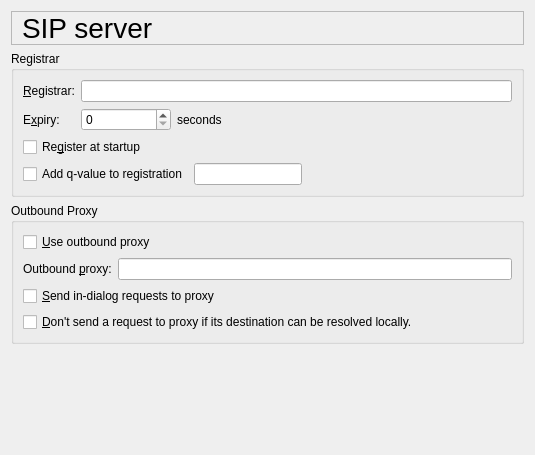
     <widget class="QWidget" name="pageSipServer">
      <layout class="QVBoxLayout">
       <item>
        <widget class="QLabel" name="sipServerTitleTextLabel">
         <property name="font">
          <font>
           <pointsize>21</pointsize>
          </font>
         </property>
         <property name="frameShape">
          <enum>QFrame::StyledPanel</enum>
         </property>
         <property name="text">
          <string>SIP server</string>
         </property>
         <property name="wordWrap">
          <bool>false</bool>
         </property>
         <property name="indent">
          <number>10</number>
         </property>
        </widget>
       </item>
       <item>
        <widget class="QGroupBox" name="registrarGroupBox">
         <property name="title">
          <string>Registrar</string>
         </property>
         <layout class="QGridLayout">
          <item row="0" column="0">
           <widget class="QLabel" name="registrarTextLabel">
            <property name="text">
             <string>&amp;Registrar:</string>
            </property>
            <property name="wordWrap">
             <bool>false</bool>
            </property>
            <property name="buddy">
             <cstring>registrarLineEdit</cstring>
            </property>
           </widget>
          </item>
          <item row="0" column="1">
           <widget class="QLineEdit" name="registrarLineEdit">
            <property name="whatsThis">
             <string>The hostname, domain name or IP address of your registrar. If you use an outbound proxy that is the same as your registrar, then you may leave this field empty and only fill in the address of the outbound proxy.</string>
            </property>
           </widget>
          </item>
          <item row="1" column="0">
           <widget class="QLabel" name="expiryTextLabel">
            <property name="text">
             <string>E&amp;xpiry:</string>
            </property>
            <property name="wordWrap">
             <bool>false</bool>
            </property>
            <property name="buddy">
             <cstring>expirySpinBox</cstring>
            </property>
           </widget>
          </item>
          <item row="1" column="1">
           <layout class="QHBoxLayout">
            <item>
             <widget class="QSpinBox" name="expirySpinBox">
              <property name="minimumSize">
               <size>
                <width>90</width>
                <height>0</height>
               </size>
              </property>
              <property name="whatsThis">
               <string>The registration expiry time that Twinkle will request.</string>
              </property>
              <property name="maximum">
               <number>999999</number>
              </property>
              <property name="singleStep">
               <number>100</number>
              </property>
             </widget>
            </item>
            <item>
             <widget class="QLabel" name="secondsTextLabel">
              <property name="text">
               <string>seconds</string>
              </property>
              <property name="wordWrap">
               <bool>false</bool>
              </property>
             </widget>
            </item>
            <item>
             <spacer name="spacer1">
              <property name="orientation">
               <enum>Qt::Horizontal</enum>
              </property>
              <property name="sizeType">
               <enum>QSizePolicy::Expanding</enum>
              </property>
              <property name="sizeHint" stdset="0">
               <size>
                <width>260</width>
                <height>20</height>
               </size>
              </property>
             </spacer>
            </item>
           </layout>
          </item>
          <item row="2" column="0" colspan="2">
           <widget class="QCheckBox" name="regAtStartupCheckBox">
            <property name="whatsThis">
             <string>Indicates if Twinkle should automatically register when you run this user profile. You should disable this when you want to do direct IP phone to IP phone communication without a SIP proxy.</string>
            </property>
            <property name="text">
             <string>Re&amp;gister at startup</string>
            </property>
            <property name="shortcut">
             <string>Alt+G</string>
            </property>
           </widget>
          </item>
          <item row="3" column="0" colspan="2">
           <layout class="QHBoxLayout">
            <item>
             <widget class="QCheckBox" name="regAddQvalueCheckBox">
              <property name="whatsThis">
               <string>The q-value indicates the priority of your registered device. If besides Twinkle you register other SIP devices for this account, then the network may use these values to determine which device to try first when delivering a call.</string>
              </property>
              <property name="text">
               <string>Add q-value to registration</string>
              </property>
             </widget>
            </item>
            <item>
             <widget class="QLineEdit" name="regQvalueLineEdit">
              <property name="whatsThis">
               <string>The q-value is a value between 0.000 and 1.000. A higher value means a higher priority.</string>
              </property>
             </widget>
            </item>
            <item>
             <spacer name="spacer48">
              <property name="orientation">
               <enum>Qt::Horizontal</enum>
              </property>
              <property name="sizeType">
               <enum>QSizePolicy::Expanding</enum>
              </property>
              <property name="sizeHint" stdset="0">
               <size>
                <width>210</width>
                <height>20</height>
               </size>
              </property>
             </spacer>
            </item>
           </layout>
          </item>
         </layout>
        </widget>
       </item>
       <item>
        <widget class="QGroupBox" name="outboundProxyGroupBox">
         <property name="title">
          <string>Outbound Proxy</string>
         </property>
         <layout class="QGridLayout">
          <item row="0" column="0" colspan="2">
           <widget class="QCheckBox" name="useProxyCheckBox">
            <property name="whatsThis">
             <string>Indicates if Twinkle should use an outbound proxy. If an outbound proxy is used then all SIP requests are sent to this proxy. Without an outbound proxy, Twinkle will try to resolve the SIP address that you type for a call invitation for example to an IP address and send the SIP request there.</string>
            </property>
            <property name="text">
             <string>&amp;Use outbound proxy</string>
            </property>
            <property name="shortcut">
             <string>Alt+U</string>
            </property>
           </widget>
          </item>
          <item row="1" column="0">
           <widget class="QLabel" name="proxyTextLabel">
            <property name="enabled">
             <bool>true</bool>
            </property>
            <property name="text">
             <string>Outbound &amp;proxy:</string>
            </property>
            <property name="wordWrap">
             <bool>false</bool>
            </property>
            <property name="buddy">
             <cstring>proxyLineEdit</cstring>
            </property>
           </widget>
          </item>
          <item row="3" column="0" colspan="2">
           <widget class="QCheckBox" name="proxyNonResolvableCheckBox">
            <property name="whatsThis">
             <string>When you tick this option Twinkle will first try to resolve a SIP address to an IP address itself. If it can, then the SIP request will be sent there. Only when it cannot resolve the address, it will send the SIP request to the proxy (note that an in-dialog request will only be sent to the proxy in this case when you also ticked the previous option.)</string>
            </property>
            <property name="text">
             <string>&amp;Don't send a request to proxy if its destination can be resolved locally.</string>
            </property>
            <property name="shortcut">
             <string>Alt+D</string>
            </property>
           </widget>
          </item>
          <item row="1" column="1">
           <widget class="QLineEdit" name="proxyLineEdit">
            <property name="enabled">
             <bool>true</bool>
            </property>
            <property name="whatsThis">
             <string>The hostname, domain name or IP address of your outbound proxy.</string>
            </property>
           </widget>
          </item>
          <item row="2" column="0" colspan="2">
           <widget class="QCheckBox" name="allRequestsCheckBox">
            <property name="whatsThis">
             <string>SIP requests within a SIP dialog are normally sent to the address in the contact-headers exchanged during call setup. If you tick this box, that address is ignored and in-dialog request are also sent to the outbound proxy.</string>
            </property>
            <property name="text">
             <string>&amp;Send in-dialog requests to proxy</string>
            </property>
            <property name="shortcut">
             <string>Alt+S</string>
            </property>
           </widget>
          </item>
         </layout>
        </widget>
       </item>
       <item>
        <spacer name="spacer10">
         <property name="orientation">
          <enum>Qt::Vertical</enum>
         </property>
         <property name="sizeType">
          <enum>QSizePolicy::Expanding</enum>
         </property>
         <property name="sizeHint" stdset="0">
          <size>
           <width>20</width>
           <height>100</height>
          </size>
         </property>
        </spacer>
       </item>
      </layout>
     </widget>
